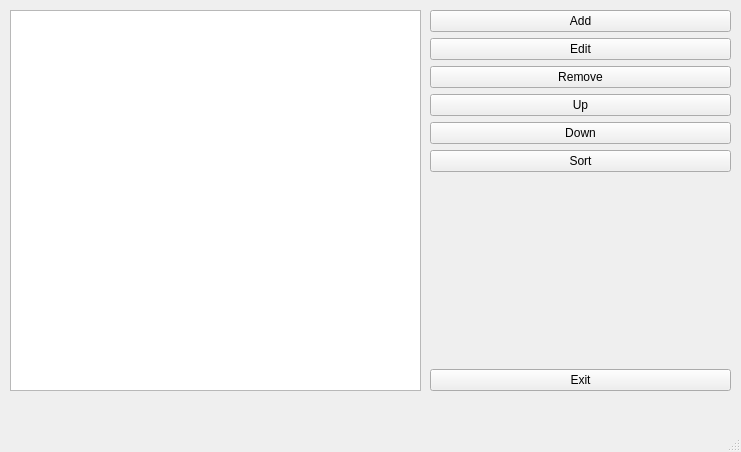
<?xml version="1.0" encoding="UTF-8"?>
<ui version="4.0">
 <class>MainWindow</class>
 <widget class="QMainWindow" name="MainWindow">
  <property name="geometry">
   <rect>
    <x>0</x>
    <y>0</y>
    <width>741</width>
    <height>452</height>
   </rect>
  </property>
  <property name="windowTitle">
   <string>MainWindow</string>
  </property>
  <widget class="QWidget" name="centralwidget">
   <widget class="QListWidget" name="listItems">
    <property name="geometry">
     <rect>
      <x>10</x>
      <y>10</y>
      <width>411</width>
      <height>381</height>
     </rect>
    </property>
   </widget>
   <widget class="QWidget" name="">
    <property name="geometry">
     <rect>
      <x>430</x>
      <y>10</y>
      <width>301</width>
      <height>381</height>
     </rect>
    </property>
    <layout class="QVBoxLayout" name="verticalLayout">
     <item>
      <widget class="QPushButton" name="btnAdd">
       <property name="text">
        <string>Add</string>
       </property>
      </widget>
     </item>
     <item>
      <widget class="QPushButton" name="btnEdit">
       <property name="text">
        <string>Edit</string>
       </property>
      </widget>
     </item>
     <item>
      <widget class="QPushButton" name="btnRemove">
       <property name="text">
        <string>Remove</string>
       </property>
      </widget>
     </item>
     <item>
      <widget class="QPushButton" name="btnUp">
       <property name="text">
        <string>Up</string>
       </property>
      </widget>
     </item>
     <item>
      <widget class="QPushButton" name="btnDown">
       <property name="text">
        <string>Down</string>
       </property>
      </widget>
     </item>
     <item>
      <widget class="QPushButton" name="btnSort">
       <property name="text">
        <string>Sort</string>
       </property>
      </widget>
     </item>
     <item>
      <spacer name="verticalSpacer">
       <property name="orientation">
        <enum>Qt::Vertical</enum>
       </property>
       <property name="sizeHint" stdset="0">
        <size>
         <width>20</width>
         <height>40</height>
        </size>
       </property>
      </spacer>
     </item>
     <item>
      <widget class="QPushButton" name="btnExit">
       <property name="text">
        <string>Exit</string>
       </property>
      </widget>
     </item>
    </layout>
   </widget>
  </widget>
  <widget class="QMenuBar" name="menubar">
   <property name="geometry">
    <rect>
     <x>0</x>
     <y>0</y>
     <width>741</width>
     <height>26</height>
    </rect>
   </property>
  </widget>
  <widget class="QStatusBar" name="statusbar"/>
 </widget>
 <resources/>
 <connections/>
</ui>
